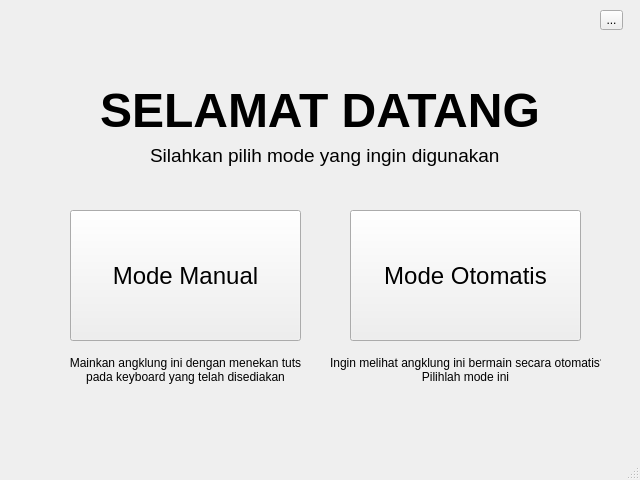
<?xml version="1.0" encoding="UTF-8"?>
<ui version="4.0">
 <class>MainWindow</class>
 <widget class="QMainWindow" name="MainWindow">
  <property name="geometry">
   <rect>
    <x>0</x>
    <y>0</y>
    <width>640</width>
    <height>480</height>
   </rect>
  </property>
  <property name="windowTitle">
   <string>MainWindow</string>
  </property>
  <widget class="QWidget" name="centralwidget">
   <widget class="QLabel" name="welcomeText">
    <property name="geometry">
     <rect>
      <x>100</x>
      <y>70</y>
      <width>451</width>
      <height>81</height>
     </rect>
    </property>
    <property name="font">
     <font>
      <pointsize>36</pointsize>
      <weight>75</weight>
      <bold>true</bold>
     </font>
    </property>
    <property name="text">
     <string>SELAMAT DATANG</string>
    </property>
   </widget>
   <widget class="QPushButton" name="modeManual">
    <property name="geometry">
     <rect>
      <x>70</x>
      <y>210</y>
      <width>231</width>
      <height>131</height>
     </rect>
    </property>
    <property name="font">
     <font>
      <pointsize>18</pointsize>
     </font>
    </property>
    <property name="text">
     <string>Mode Manual</string>
    </property>
   </widget>
   <widget class="QPushButton" name="modeOtomatis">
    <property name="geometry">
     <rect>
      <x>350</x>
      <y>210</y>
      <width>231</width>
      <height>131</height>
     </rect>
    </property>
    <property name="font">
     <font>
      <pointsize>18</pointsize>
     </font>
    </property>
    <property name="text">
     <string>Mode Otomatis</string>
    </property>
   </widget>
   <widget class="QLabel" name="manualText">
    <property name="geometry">
     <rect>
      <x>60</x>
      <y>350</y>
      <width>251</width>
      <height>41</height>
     </rect>
    </property>
    <property name="text">
     <string>&lt;html&gt;&lt;head/&gt;&lt;body&gt;&lt;p align=&quot;center&quot;&gt;Mainkan angklung ini dengan menekan tuts &lt;br/&gt;pada keyboard yang telah disediakan&lt;/p&gt;&lt;/body&gt;&lt;/html&gt;</string>
    </property>
   </widget>
   <widget class="QLabel" name="otomatisText">
    <property name="geometry">
     <rect>
      <x>330</x>
      <y>350</y>
      <width>271</width>
      <height>41</height>
     </rect>
    </property>
    <property name="text">
     <string>&lt;html&gt;&lt;head/&gt;&lt;body&gt;&lt;p align=&quot;center&quot;&gt;Ingin melihat angklung ini bermain secara otomatis? &lt;br/&gt;Pilihlah mode ini&lt;/p&gt;&lt;/body&gt;&lt;/html&gt;</string>
    </property>
   </widget>
   <widget class="QLabel" name="instructionText">
    <property name="geometry">
     <rect>
      <x>150</x>
      <y>140</y>
      <width>351</width>
      <height>31</height>
     </rect>
    </property>
    <property name="font">
     <font>
      <pointsize>14</pointsize>
     </font>
    </property>
    <property name="text">
     <string>Silahkan pilih mode yang ingin digunakan</string>
    </property>
   </widget>
   <widget class="QToolButton" name="settingsButton">
    <property name="geometry">
     <rect>
      <x>600</x>
      <y>10</y>
      <width>23</width>
      <height>20</height>
     </rect>
    </property>
    <property name="text">
     <string>...</string>
    </property>
   </widget>
  </widget>
  <widget class="QMenuBar" name="menubar">
   <property name="geometry">
    <rect>
     <x>0</x>
     <y>0</y>
     <width>640</width>
     <height>22</height>
    </rect>
   </property>
  </widget>
  <widget class="QStatusBar" name="statusbar"/>
 </widget>
 <resources/>
 <connections/>
</ui>
